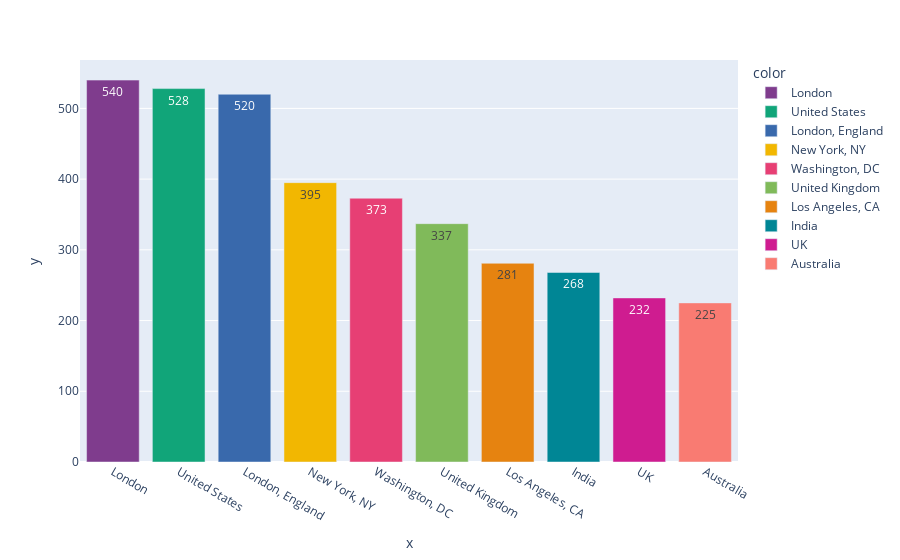

Notebook code cell kept with this figure:
### Markdown cell above
### There's 5 sentiments in the dataset: Positive, Negative, Neutral, Extremely Postive and Extremely Negative.Each Positive and Negative account for 27.8% and 24.1%.

### Code cell
location = train_df['Location'].value_counts().nlargest(n=10)
fig = px.bar(y=location.values,
       x=location.index,
       orientation='v',
       color=location.index,
       text=location.values,
       color_discrete_sequence= px.colors.qualitative.Bold)
fig.show()

### Figure 1 — Plotly figure (JSON) as saved in the notebook; plotly's stock layout.template omitted (floating-point values rounded to 4 significant figures)
{"data": [{"alignmentgroup": "True", "hovertemplate": "color=London<br>x=%{x}<br>y=%{y}<br>text=%{text}<extra></extra>", "legendgroup": "London", "marker": {"color": "rgb(127, 60, 141)", "pattern": {"shape": ""}}, "name": "London", "offsetgroup": "London", "orientation": "v", "showlegend": true, "text": [540], "textposition": "auto", "type": "bar", "x": ["London"], "xaxis": "x", "y": [540], "yaxis": "y"}, {"alignmentgroup": "True", "hovertemplate": "color=United States<br>x=%{x}<br>y=%{y}<br>text=%{text}<extra></extra>", "legendgroup": "United States", "marker": {"color": "rgb(17, 165, 121)", "pattern": {"shape": ""}}, "name": "United States", "offsetgroup": "United States", "orientation": "v", "showlegend": true, "text": [528], "textposition": "auto", "type": "bar", "x": ["United States"], "xaxis": "x", "y": [528], "yaxis": "y"}, {"alignmentgroup": "True", "hovertemplate": "color=London, England<br>x=%{x}<br>y=%{y}<br>text=%{text}<extra></extra>", "legendgroup": "London, England", "marker": {"color": "rgb(57, 105, 172)", "pattern": {"shape": ""}}, "name": "London, England", "offsetgroup": "London, England", "orientation": "v", "showlegend": true, "text": [520], "textposition": "auto", "type": "bar", "x": ["London, England"], "xaxis": "x", "y": [520], "yaxis": "y"}, {"alignmentgroup": "True", "hovertemplate": "color=New York, NY<br>x=%{x}<br>y=%{y}<br>text=%{text}<extra></extra>", "legendgroup": "New York, NY", "marker": {"color": "rgb(242, 183, 1)", "pattern": {"shape": ""}}, "name": "New York, NY", "offsetgroup": "New York, NY", "orientation": "v", "showlegend": true, "text": [395], "textposition": "auto", "type": "bar", "x": ["New York, NY"], "xaxis": "x", "y": [395], "yaxis": "y"}, {"alignmentgroup": "True", "hovertemplate": "color=Washington, DC<br>x=%{x}<br>y=%{y}<br>text=%{text}<extra></extra>", "legendgroup": "Washington, DC", "marker": {"color": "rgb(231, 63, 116)", "pattern": {"shape": ""}}, "name": "Washington, DC", "offsetgroup": "Washington, DC", "orientation": "v", "showlegend": true, "text": [373], "textposition": "auto", "type": "bar", "x": ["Washington, DC"], "xaxis": "x", "y": [373], "yaxis": "y"}, {"alignmentgroup": "True", "hovertemplate": "color=United Kingdom<br>x=%{x}<br>y=%{y}<br>text=%{text}<extra></extra>", "legendgroup": "United Kingdom", "marker": {"color": "rgb(128, 186, 90)", "pattern": {"shape": ""}}, "name": "United Kingdom", "offsetgroup": "United Kingdom", "orientation": "v", "showlegend": true, "text": [337], "textposition": "auto", "type": "bar", "x": ["United Kingdom"], "xaxis": "x", "y": [337], "yaxis": "y"}, {"alignmentgroup": "True", "hovertemplate": "color=Los Angeles, CA<br>x=%{x}<br>y=%{y}<br>text=%{text}<extra></extra>", "legendgroup": "Los Angeles, CA", "marker": {"color": "rgb(230, 131, 16)", "pattern": {"shape": ""}}, "name": "Los Angeles, CA", "offsetgroup": "Los Angeles, CA", "orientation": "v", "showlegend": true, "text": [281], "textposition": "auto", "type": "bar", "x": ["Los Angeles, CA"], "xaxis": "x", "y": [281], "yaxis": "y"}, {"alignmentgroup": "True", "hovertemplate": "color=India<br>x=%{x}<br>y=%{y}<br>text=%{text}<extra></extra>", "legendgroup": "India", "marker": {"color": "rgb(0, 134, 149)", "pattern": {"shape": ""}}, "name": "India", "offsetgroup": "India", "orientation": "v", "showlegend": true, "text": [268], "textposition": "auto", "type": "bar", "x": ["India"], "xaxis": "x", "y": [268], "yaxis": "y"}, {"alignmentgroup": "True", "hovertemplate": "color=UK<br>x=%{x}<br>y=%{y}<br>text=%{text}<extra></extra>", "legendgroup": "UK", "marker": {"color": "rgb(207, 28, 144)", "pattern": {"shape": ""}}, "name": "UK", "offsetgroup": "UK", "orientation": "v", "showlegend": true, "text": [232], "textposition": "auto", "type": "bar", "x": ["UK"], "xaxis": "x", "y": [232], "yaxis": "y"}, {"alignmentgroup": "True", "hovertemplate": "color=Australia<br>x=%{x}<br>y=%{y}<br>text=%{text}<extra></extra>", "legendgroup": "Australia", "marker": {"color": "rgb(249, 123, 114)", "pattern": {"shape": ""}}, "name": "Australia", "offsetgroup": "Australia", "orientation": "v", "showlegend": true, "text": [225], "textposition": "auto", "type": "bar", "x": ["Australia"], "xaxis": "x", "y": [225], "yaxis": "y"}], "layout": {"barmode": "relative", "legend": {"title": {"text": "color"}, "tracegroupgap": 0}, "margin": {"t": 60}, "xaxis": {"anchor": "y", "domain": [0, 1], "title": {"text": "x"}}, "yaxis": {"anchor": "x", "domain": [0, 1], "title": {"text": "y"}}}}
